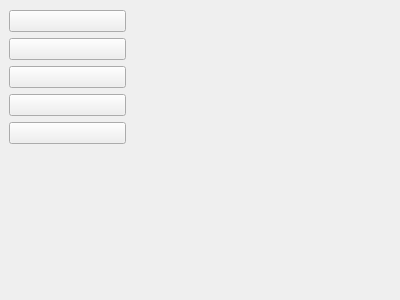
<?xml version="1.0" encoding="UTF-8"?>
<ui version="4.0">
 <class>frmData</class>
 <widget class="QWidget" name="frmData">
  <property name="geometry">
   <rect>
    <x>0</x>
    <y>0</y>
    <width>400</width>
    <height>300</height>
   </rect>
  </property>
  <property name="windowTitle">
   <string>Form</string>
  </property>
  <layout class="QHBoxLayout" name="horizontalLayout">
   <property name="spacing">
    <number>1</number>
   </property>
   <property name="leftMargin">
    <number>0</number>
   </property>
   <property name="topMargin">
    <number>1</number>
   </property>
   <property name="rightMargin">
    <number>0</number>
   </property>
   <property name="bottomMargin">
    <number>0</number>
   </property>
   <item>
    <widget class="QWidget" name="widgetLeft" native="true">
     <property name="minimumSize">
      <size>
       <width>135</width>
       <height>0</height>
      </size>
     </property>
     <property name="autoFillBackground">
      <bool>true</bool>
     </property>
     <layout class="QVBoxLayout" name="verticalLayout">
      <item>
       <widget class="QPushButton" name="btnNetConfig">
        <property name="text">
         <string/>
        </property>
       </widget>
      </item>
      <item>
       <widget class="QPushButton" name="btnServerConfig">
        <property name="text">
         <string/>
        </property>
       </widget>
      </item>
      <item>
       <widget class="QPushButton" name="btnBackPlatform">
        <property name="text">
         <string/>
        </property>
       </widget>
      </item>
      <item>
       <widget class="QPushButton" name="btnSystemHelp">
        <property name="text">
         <string/>
        </property>
       </widget>
      </item>
      <item>
       <widget class="QPushButton" name="btnAboutUs">
        <property name="text">
         <string/>
        </property>
       </widget>
      </item>
      <item>
       <spacer name="verticalSpacer">
        <property name="orientation">
         <enum>Qt::Vertical</enum>
        </property>
        <property name="sizeHint" stdset="0">
         <size>
          <width>20</width>
          <height>414</height>
         </size>
        </property>
       </spacer>
      </item>
     </layout>
    </widget>
   </item>
   <item>
    <widget class="QStackedWidget" name="stackedWidget">
     <property name="currentIndex">
      <number>-1</number>
     </property>
    </widget>
   </item>
  </layout>
 </widget>
 <resources/>
 <connections/>
</ui>
